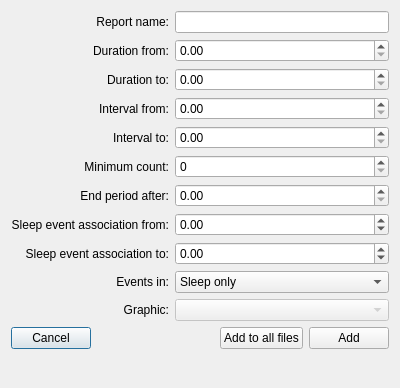
<ui version="4.0">
 <class>ModifyCriteriaDialog</class>
 <widget class="QDialog" name="ModifyCriteriaDialog">
  <property name="geometry">
   <rect>
    <x>0</x>
    <y>0</y>
    <width>400</width>
    <height>388</height>
   </rect>
  </property>
  <property name="windowTitle">
   <string>Dialog</string>
  </property>
  <layout class="QVBoxLayout" name="verticalLayout">
   <item>
    <layout class="QGridLayout" name="gridLayout">
     <item row="1" column="0">
      <widget class="QLabel" name="label">
       <property name="text">
        <string>Duration from:</string>
       </property>
       <property name="alignment">
        <set>Qt::AlignRight|Qt::AlignTrailing|Qt::AlignVCenter</set>
       </property>
      </widget>
     </item>
     <item row="2" column="0">
      <widget class="QLabel" name="label_2">
       <property name="text">
        <string>Duration to:</string>
       </property>
       <property name="alignment">
        <set>Qt::AlignRight|Qt::AlignTrailing|Qt::AlignVCenter</set>
       </property>
      </widget>
     </item>
     <item row="3" column="0">
      <widget class="QLabel" name="label_3">
       <property name="text">
        <string>Interval from:</string>
       </property>
       <property name="alignment">
        <set>Qt::AlignRight|Qt::AlignTrailing|Qt::AlignVCenter</set>
       </property>
      </widget>
     </item>
     <item row="4" column="0">
      <widget class="QLabel" name="label_4">
       <property name="text">
        <string>Interval to:</string>
       </property>
       <property name="alignment">
        <set>Qt::AlignRight|Qt::AlignTrailing|Qt::AlignVCenter</set>
       </property>
      </widget>
     </item>
     <item row="5" column="0">
      <widget class="QLabel" name="label_5">
       <property name="text">
        <string>Minimum count:</string>
       </property>
       <property name="alignment">
        <set>Qt::AlignRight|Qt::AlignTrailing|Qt::AlignVCenter</set>
       </property>
      </widget>
     </item>
     <item row="7" column="0">
      <widget class="QLabel" name="label_6">
       <property name="text">
        <string>End period after:</string>
       </property>
       <property name="alignment">
        <set>Qt::AlignRight|Qt::AlignTrailing|Qt::AlignVCenter</set>
       </property>
      </widget>
     </item>
     <item row="8" column="0">
      <widget class="QLabel" name="label_7">
       <property name="text">
        <string>Sleep event association from:</string>
       </property>
       <property name="alignment">
        <set>Qt::AlignRight|Qt::AlignTrailing|Qt::AlignVCenter</set>
       </property>
      </widget>
     </item>
     <item row="9" column="0">
      <widget class="QLabel" name="label_8">
       <property name="text">
        <string>Sleep event association to:</string>
       </property>
       <property name="alignment">
        <set>Qt::AlignRight|Qt::AlignTrailing|Qt::AlignVCenter</set>
       </property>
      </widget>
     </item>
     <item row="10" column="0">
      <widget class="QLabel" name="label_9">
       <property name="text">
        <string>Events in:</string>
       </property>
       <property name="alignment">
        <set>Qt::AlignRight|Qt::AlignTrailing|Qt::AlignVCenter</set>
       </property>
      </widget>
     </item>
     <item row="10" column="1">
      <widget class="QComboBox" name="events_in_combobox">
       <item>
        <property name="text">
         <string>Sleep only</string>
        </property>
       </item>
       <item>
        <property name="text">
         <string>Recording time</string>
        </property>
       </item>
       <item>
        <property name="text">
         <string>Awake in sleep period</string>
        </property>
       </item>
       <item>
        <property name="text">
         <string>Before sleep onset</string>
        </property>
       </item>
      </widget>
     </item>
     <item row="11" column="0">
      <widget class="QLabel" name="label_10">
       <property name="text">
        <string>Graphic:</string>
       </property>
       <property name="alignment">
        <set>Qt::AlignRight|Qt::AlignTrailing|Qt::AlignVCenter</set>
       </property>
      </widget>
     </item>
     <item row="11" column="1">
      <widget class="QComboBox" name="graphic_combobox">
       <property name="enabled">
        <bool>false</bool>
       </property>
      </widget>
     </item>
     <item row="5" column="1">
      <widget class="QSpinBox" name="minimum_count_spinbox" />
     </item>
     <item row="7" column="1">
      <widget class="QDoubleSpinBox" name="end_period_after_doublespinbox" />
     </item>
     <item row="8" column="1">
      <widget class="QDoubleSpinBox" name="se_from_doublespinbox">
       <property name="minimum">
        <double>-99.000000000000000</double>
       </property>
      </widget>
     </item>
     <item row="9" column="1">
      <widget class="QDoubleSpinBox" name="se_to_doublespinbox">
       <property name="specialValueText">
        <string />
       </property>
       <property name="minimum">
        <double>-99.000000000000000</double>
       </property>
      </widget>
     </item>
     <item row="4" column="1">
      <widget class="QDoubleSpinBox" name="interval_to_doublespinbox">
       <property name="specialValueText">
        <string />
       </property>
      </widget>
     </item>
     <item row="3" column="1">
      <widget class="QDoubleSpinBox" name="interval_from_doublespinbox" />
     </item>
     <item row="2" column="1">
      <widget class="QDoubleSpinBox" name="duration_to_doublespinbox">
       <property name="specialValueText">
        <string />
       </property>
      </widget>
     </item>
     <item row="1" column="1">
      <widget class="QDoubleSpinBox" name="duration_from_doublespinbox" />
     </item>
     <item row="0" column="0">
      <widget class="QLabel" name="label_11">
       <property name="text">
        <string>Report name:</string>
       </property>
       <property name="alignment">
        <set>Qt::AlignRight|Qt::AlignTrailing|Qt::AlignVCenter</set>
       </property>
      </widget>
     </item>
     <item row="0" column="1">
      <widget class="QLineEdit" name="report_name_lineedit" />
     </item>
    </layout>
   </item>
   <item>
    <layout class="QHBoxLayout" name="horizontalLayout">
     <item>
      <widget class="QPushButton" name="cancel_pushbutton">
       <property name="text">
        <string>Cancel</string>
       </property>
      </widget>
     </item>
     <item>
      <spacer name="horizontalSpacer">
       <property name="orientation">
        <enum>Qt::Horizontal</enum>
       </property>
       <property name="sizeHint" stdset="0">
        <size>
         <width>40</width>
         <height>20</height>
        </size>
       </property>
      </spacer>
     </item>
     <item>
      <widget class="QPushButton" name="ok_to_all_pushbutton">
       <property name="text">
        <string>Add to all files</string>
       </property>
      </widget>
     </item>
     <item>
      <widget class="QPushButton" name="ok_pushbutton">
       <property name="text">
        <string>Add</string>
       </property>
      </widget>
     </item>
    </layout>
   </item>
   <item>
    <spacer name="verticalSpacer">
     <property name="orientation">
      <enum>Qt::Vertical</enum>
     </property>
     <property name="sizeHint" stdset="0">
      <size>
       <width>20</width>
       <height>40</height>
      </size>
     </property>
    </spacer>
   </item>
  </layout>
 <property name="styleSheet"><string>font: 12pt "Roboto";</string></property></widget>
 <resources><include location="../../../../../snooz-toolbox/src/main/python/ui/themes/themes.qrc" /></resources>
 <connections>
  <connection>
   <sender>ok_pushbutton</sender>
   <signal>clicked()</signal>
   <receiver>ModifyCriteriaDialog</receiver>
   <slot>on_ok()</slot>
   <hints>
    <hint type="sourcelabel">
     <x>349</x>
     <y>313</y>
    </hint>
    <hint type="destinationlabel">
     <x>199</x>
     <y>170</y>
    </hint>
   </hints>
  </connection>
  <connection>
   <sender>cancel_pushbutton</sender>
   <signal>clicked()</signal>
   <receiver>ModifyCriteriaDialog</receiver>
   <slot>on_cancel()</slot>
   <hints>
    <hint type="sourcelabel">
     <x>49</x>
     <y>313</y>
    </hint>
    <hint type="destinationlabel">
     <x>199</x>
     <y>170</y>
    </hint>
   </hints>
  </connection>
  <connection>
   <sender>ok_to_all_pushbutton</sender>
   <signal>clicked()</signal>
   <receiver>ModifyCriteriaDialog</receiver>
   <slot>on_ok_to_all()</slot>
   <hints>
    <hint type="sourcelabel">
     <x>256</x>
     <y>350</y>
    </hint>
    <hint type="destinationlabel">
     <x>199</x>
     <y>193</y>
    </hint>
   </hints>
  </connection>
 </connections>
 <slots>
  <slot>on_ok()</slot>
  <slot>on_cancel()</slot>
  <slot>on_ok_to_all()</slot>
 </slots>
</ui>
